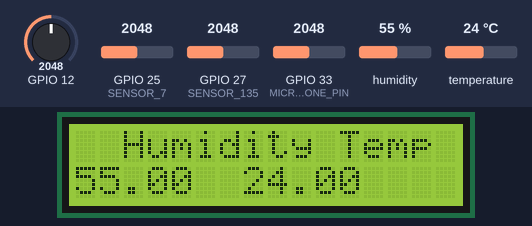
The sketch below on a simulated ESP32. Shown: 16×2 character LCD. The test bench sets the inputs (shaded band); at power-on: GPIO 12 = 2048, humidity 55 %, GPIO 25 (SENSOR_7) = 2048, GPIO 27 (SENSOR_135) = 2048, GPIO 33 (MICROPHONE_PIN) = 2048, temperature 24 °C. What the sketch prints to the serial monitor is not drawn.

Above: at 1.2 s.
1.3 s: GPIO 12 set to 960
At 9.6 s:
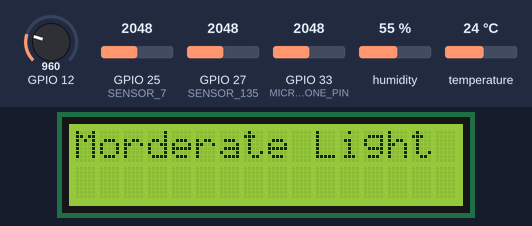
12.0 s: GPIO 12 set to 1040
At 22.9 s:
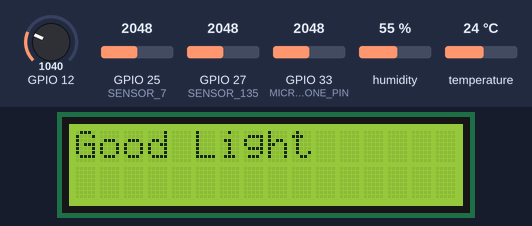
25.4 s: GPIO 12 set to 360
At 36.1 s:
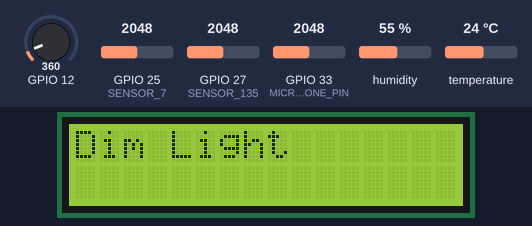
38.9 s: humidity set to 22 %
At 41.8 s:
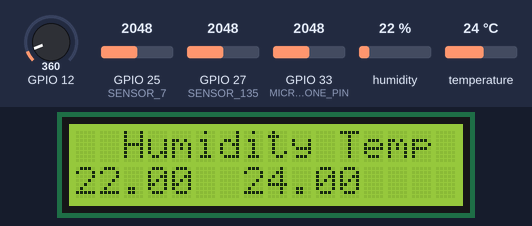
49.0 s: GPIO 25 (SENSOR_7) set to 2866
At 57.4 s:
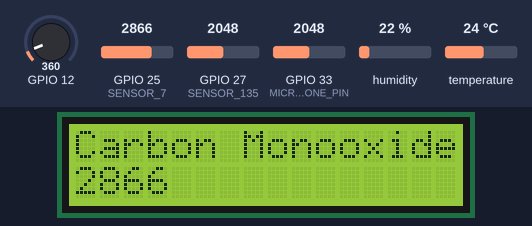
59.6 s: GPIO 27 (SENSOR_135) set to 2866
At 72.0 s:
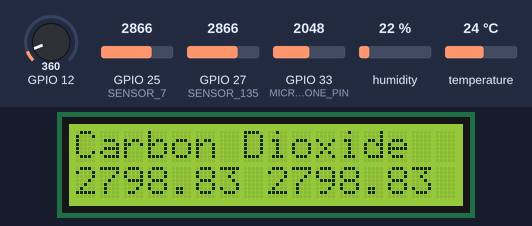
Timing chart, 0 to 73.5 s (numbered marks = the images above; inputs shaded):
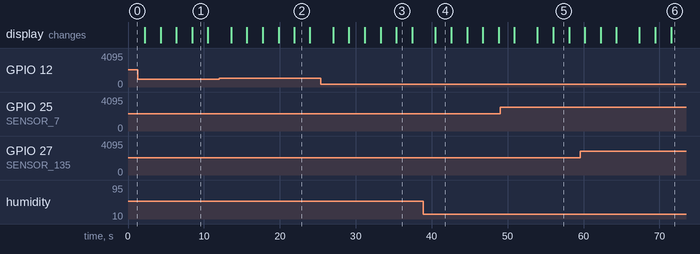

The sketch:

ALL_Sensors_on_LCD.ino
```cpp
#include <Wire.h>
#include <LiquidCrystal_I2C.h>
#include <Arduino.h>


// Define pin connections
#define MICROPHONE_PIN 33 // Analog pin where the microphone module is connected  //Microphone


// Define pin connections
#define SENSOR_135 27 // Analog pin where the sensor is connected  //Mq135

// Function to calculate ppm concentration from sensor reading
float calculatePPM(int sensorValue) {
  // Conversion factor for ppm calculation (this is a simple approximation)
  float ppm = (sensorValue / 1024.0) * 1000; // You may need to adjust this based on your sensor's characteristics
  return ppm;
}

// Define pin connections
#define SENSOR_7 25 // Analog pin where the sensor is connected   //Mq7

#include<DHT.h>
#define SENSOR_PIN 26  //DHT11
DHT sensor(SENSOR_PIN , DHT11);
float hum, temp;


LiquidCrystal_I2C lcd(0x27, 16, 2); // Set the LCD address to 0x27 for a 16 chars and 2 line display


void setup() {
  // put your setup code here, to run once:
  lcd.init();                       // Initialize the LCD
  lcd.backlight();                  // Turn on the backlight
  lcd.clear();                      // Clear the LCD screen

  Serial.begin(9600);
  sensor.begin();
  pinMode(SENSOR_PIN, INPUT);
  pinMode(12, INPUT);

  // Debug console
  Serial.begin(9600);
  //pinMode(D2, OUTPUT);


}

void loop() {
  // put your main code here, to run repeatedly:


  hum=sensor.readHumidity();
  temp=sensor.readTemperature();
  //MQ7

  // Read analog value from sensor
  int sensorValue = analogRead(SENSOR_7);

  // Convert analog value to voltage
  float voltage = sensorValue * (5.0 / 4096.0);

  //MQ135
  // Read analog value from sensor
  int sensorValue135 = analogRead(SENSOR_135);

  float ppmco2 = calculatePPM(sensorValue135);
  // Calculate ppm concentration
  float ppm = calculatePPM(sensorValue); //PPM value of CO function to calculate it

  //Microphone
  // Read analog value from microphone
  int micValue = analogRead(MICROPHONE_PIN);
  float voltage_mic = micValue * (5.0 / 1023.0); // Convert analog value to voltage (assuming 5V Arduino)
  float dB = 20 * log10(voltage); // Convert voltage to decibels (dB)

  lcd.setCursor(0, 0); // Set the cursor to the first column and first row
  //DHT 11
  lcd.print("  Humidity");
  lcd.print(" Temp");


  lcd.setCursor(0,1);
  lcd.print(hum);
  Serial.print(hum);
  Serial.print(temp);
  lcd.print("  ");
  lcd.print(temp);
  delay(2000);

  lcd.init();                       // Initialize the LCD
  lcd.backlight();                  // Turn on the backlight
  lcd.clear();
  lcd.setCursor(0, 0); // Set the cursor to the first column and first row
  lcd.print("Carbon Monooxide");
  Serial.print("Carbon Monooxide");
  lcd.setCursor(0,1);
  lcd.print(sensorValue);
  delay(2000);

  lcd.init();                       // Initialize the LCD
  lcd.backlight();                  // Turn on the backlight
  lcd.clear();
  lcd.setCursor(0, 0); // Set the cursor to the first column and first row
  lcd.print("Carbon Dioxide");
  lcd.setCursor(0,1);
  //lcd.print(sensorValue135);
  lcd.print(ppmco2);
  lcd.print(" ");
  lcd.print(ppm);
  delay(2000);

  //Microphone
  lcd.init();                       // Initialize the LCD
  lcd.backlight();                  // Turn on the backlight
  lcd.clear();
  lcd.setCursor(0, 0); // Set the cursor to the first column and first row
  lcd.print("Sound");
  lcd.setCursor(0,1);
  lcd.print(dB);
  delay(2000);


  // LDR

  lcd.init();                       // Initialize the LCD
  lcd.backlight();                  // Turn on the backlight
  lcd.clear();
  int data = analogRead(12);
  lcd.setCursor(0, 0); // Set the cursor to the first column and first row


  if(data<400){
    lcd.print("Dim Light");
  }
  else if(data>1000){
    lcd.print("Good Light");
  }
  else{
    lcd.print("Morderate Light");
  }
  delay(2000);


  lcd.init();                       // Initialize the LCD
  lcd.backlight();                  // Turn on the backlight
  lcd.clear();
  delay(3000);
}
```

Measured:
- after the input at 1.3 s, the display: first differs from a run without the input after 7.2 s (image 1)
- after the input at 12.0 s, the display: first differs from a run without the input after 9.9 s (image 2)
- after the input at 25.4 s, the display: first differs from a run without the input after 10.0 s (image 3)
- what the display in image 1 shows lasts 2.0 s, from 8.5 s to 10.5 s
